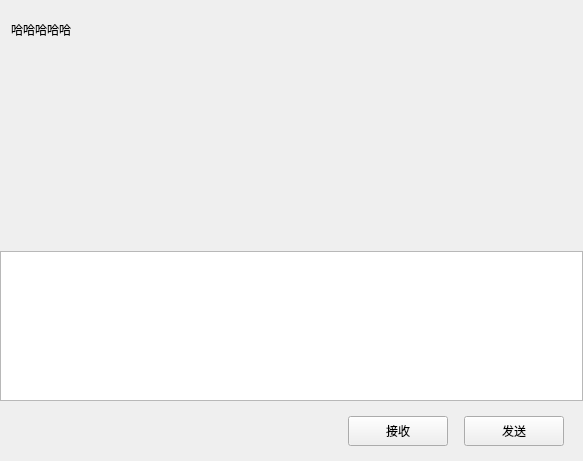
<?xml version="1.0" encoding="UTF-8"?>
<ui version="4.0">
 <class>ChatPage</class>
 <widget class="QWidget" name="ChatPage">
  <property name="geometry">
   <rect>
    <x>0</x>
    <y>0</y>
    <width>583</width>
    <height>461</height>
   </rect>
  </property>
  <property name="windowTitle">
   <string>Form</string>
  </property>
  <layout class="QVBoxLayout" name="verticalLayout">
   <property name="spacing">
    <number>0</number>
   </property>
   <property name="leftMargin">
    <number>0</number>
   </property>
   <property name="topMargin">
    <number>0</number>
   </property>
   <property name="rightMargin">
    <number>0</number>
   </property>
   <property name="bottomMargin">
    <number>0</number>
   </property>
   <item>
    <widget class="QWidget" name="chat_data_wid" native="true">
     <layout class="QVBoxLayout" name="verticalLayout_4">
      <property name="spacing">
       <number>0</number>
      </property>
      <property name="leftMargin">
       <number>0</number>
      </property>
      <property name="topMargin">
       <number>0</number>
      </property>
      <property name="rightMargin">
       <number>0</number>
      </property>
      <property name="bottomMargin">
       <number>0</number>
      </property>
      <item>
       <widget class="QWidget" name="title_wid" native="true">
        <property name="minimumSize">
         <size>
          <width>0</width>
          <height>60</height>
         </size>
        </property>
        <property name="maximumSize">
         <size>
          <width>16777215</width>
          <height>60</height>
         </size>
        </property>
        <layout class="QVBoxLayout" name="verticalLayout_5">
         <property name="leftMargin">
          <number>2</number>
         </property>
         <property name="topMargin">
          <number>2</number>
         </property>
         <property name="rightMargin">
          <number>2</number>
         </property>
         <property name="bottomMargin">
          <number>2</number>
         </property>
         <item>
          <widget class="QWidget" name="widget_2" native="true">
           <layout class="QHBoxLayout" name="horizontalLayout_3">
            <item>
             <widget class="QLabel" name="titlt_lb">
              <property name="text">
               <string>哈哈哈哈哈</string>
              </property>
             </widget>
            </item>
           </layout>
          </widget>
         </item>
        </layout>
       </widget>
      </item>
      <item>
       <widget class="ChatView" name="chat_data_list" native="true"/>
      </item>
      <item>
       <widget class="QWidget" name="tool_wid" native="true">
        <property name="minimumSize">
         <size>
          <width>0</width>
          <height>40</height>
         </size>
        </property>
        <property name="maximumSize">
         <size>
          <width>16777215</width>
          <height>40</height>
         </size>
        </property>
        <layout class="QHBoxLayout" name="horizontalLayout_4">
         <property name="leftMargin">
          <number>2</number>
         </property>
         <property name="topMargin">
          <number>2</number>
         </property>
         <property name="rightMargin">
          <number>2</number>
         </property>
         <property name="bottomMargin">
          <number>2</number>
         </property>
         <item>
          <spacer name="horizontalSpacer_2">
           <property name="orientation">
            <enum>Qt::Horizontal</enum>
           </property>
           <property name="sizeType">
            <enum>QSizePolicy::Fixed</enum>
           </property>
           <property name="sizeHint" stdset="0">
            <size>
             <width>5</width>
             <height>20</height>
            </size>
           </property>
          </spacer>
         </item>
         <item>
          <widget class="ClickedLabel" name="emo_lb">
           <property name="minimumSize">
            <size>
             <width>25</width>
             <height>25</height>
            </size>
           </property>
           <property name="maximumSize">
            <size>
             <width>25</width>
             <height>25</height>
            </size>
           </property>
           <property name="text">
            <string/>
           </property>
          </widget>
         </item>
         <item>
          <spacer name="horizontalSpacer_4">
           <property name="orientation">
            <enum>Qt::Horizontal</enum>
           </property>
           <property name="sizeType">
            <enum>QSizePolicy::Fixed</enum>
           </property>
           <property name="sizeHint" stdset="0">
            <size>
             <width>5</width>
             <height>20</height>
            </size>
           </property>
          </spacer>
         </item>
         <item>
          <widget class="ClickedLabel" name="file_lb">
           <property name="minimumSize">
            <size>
             <width>25</width>
             <height>25</height>
            </size>
           </property>
           <property name="maximumSize">
            <size>
             <width>25</width>
             <height>25</height>
            </size>
           </property>
           <property name="text">
            <string/>
           </property>
          </widget>
         </item>
         <item>
          <spacer name="horizontalSpacer_3">
           <property name="orientation">
            <enum>Qt::Horizontal</enum>
           </property>
           <property name="sizeHint" stdset="0">
            <size>
             <width>40</width>
             <height>20</height>
            </size>
           </property>
          </spacer>
         </item>
        </layout>
       </widget>
      </item>
      <item>
       <widget class="MessageTextEdit" name="chatEdit">
        <property name="minimumSize">
         <size>
          <width>0</width>
          <height>150</height>
         </size>
        </property>
        <property name="maximumSize">
         <size>
          <width>16777215</width>
          <height>150</height>
         </size>
        </property>
       </widget>
      </item>
      <item>
       <widget class="QWidget" name="send_wid" native="true">
        <property name="minimumSize">
         <size>
          <width>0</width>
          <height>60</height>
         </size>
        </property>
        <property name="maximumSize">
         <size>
          <width>16777215</width>
          <height>60</height>
         </size>
        </property>
        <layout class="QHBoxLayout" name="horizontalLayout_5">
         <property name="topMargin">
          <number>2</number>
         </property>
         <property name="bottomMargin">
          <number>2</number>
         </property>
         <item>
          <spacer name="horizontalSpacer_5">
           <property name="orientation">
            <enum>Qt::Horizontal</enum>
           </property>
           <property name="sizeHint" stdset="0">
            <size>
             <width>40</width>
             <height>20</height>
            </size>
           </property>
          </spacer>
         </item>
         <item>
          <widget class="ClickedBtn" name="receive_btn">
           <property name="minimumSize">
            <size>
             <width>100</width>
             <height>30</height>
            </size>
           </property>
           <property name="maximumSize">
            <size>
             <width>100</width>
             <height>30</height>
            </size>
           </property>
           <property name="text">
            <string>接收</string>
           </property>
          </widget>
         </item>
         <item>
          <spacer name="horizontalSpacer_6">
           <property name="orientation">
            <enum>Qt::Horizontal</enum>
           </property>
           <property name="sizeType">
            <enum>QSizePolicy::Fixed</enum>
           </property>
           <property name="sizeHint" stdset="0">
            <size>
             <width>10</width>
             <height>20</height>
            </size>
           </property>
          </spacer>
         </item>
         <item>
          <widget class="ClickedBtn" name="send_btn">
           <property name="minimumSize">
            <size>
             <width>100</width>
             <height>30</height>
            </size>
           </property>
           <property name="maximumSize">
            <size>
             <width>100</width>
             <height>30</height>
            </size>
           </property>
           <property name="text">
            <string>发送</string>
           </property>
          </widget>
         </item>
         <item>
          <spacer name="horizontalSpacer_7">
           <property name="orientation">
            <enum>Qt::Horizontal</enum>
           </property>
           <property name="sizeType">
            <enum>QSizePolicy::Fixed</enum>
           </property>
           <property name="sizeHint" stdset="0">
            <size>
             <width>10</width>
             <height>20</height>
            </size>
           </property>
          </spacer>
         </item>
        </layout>
       </widget>
      </item>
     </layout>
    </widget>
   </item>
  </layout>
 </widget>
 <customwidgets>
  <customwidget>
   <class>ClickedBtn</class>
   <extends>QPushButton</extends>
   <header location="global">clickedbtn.h</header>
  </customwidget>
  <customwidget>
   <class>ClickedLabel</class>
   <extends>QLabel</extends>
   <header>clickedlabel.h</header>
  </customwidget>
  <customwidget>
   <class>ChatView</class>
   <extends>QWidget</extends>
   <header>chatview.h</header>
   <container>1</container>
  </customwidget>
  <customwidget>
   <class>MessageTextEdit</class>
   <extends>QTextEdit</extends>
   <header location="global">messagetextedit.h</header>
  </customwidget>
 </customwidgets>
 <resources/>
 <connections/>
</ui>
